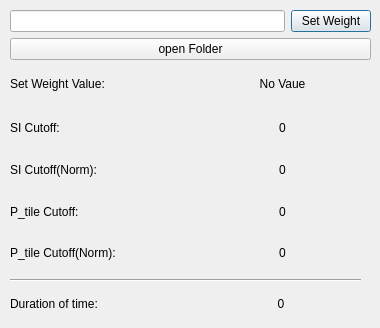
<?xml version="1.0" encoding="UTF-8"?>
<ui version="4.0">
 <class>Dialog</class>
 <widget class="QDialog" name="Dialog">
  <property name="geometry">
   <rect>
    <x>0</x>
    <y>0</y>
    <width>380</width>
    <height>328</height>
   </rect>
  </property>
  <property name="windowTitle">
   <string>Dialog</string>
  </property>
  <widget class="QWidget" name="verticalLayoutWidget">
   <property name="geometry">
    <rect>
     <x>10</x>
     <y>10</y>
     <width>361</width>
     <height>91</height>
    </rect>
   </property>
   <layout class="QVBoxLayout" name="verticalLayout">
    <item>
     <layout class="QHBoxLayout" name="horizontalLayout_4">
      <item>
       <widget class="QLineEdit" name="lineEdit"/>
      </item>
      <item>
       <widget class="QPushButton" name="get_value">
        <property name="text">
         <string>Set Weight</string>
        </property>
       </widget>
      </item>
     </layout>
    </item>
    <item>
     <widget class="QPushButton" name="pushButton_open">
      <property name="text">
       <string>open Folder</string>
      </property>
      <property name="autoRepeatInterval">
       <number>97</number>
      </property>
      <property name="autoDefault">
       <bool>true</bool>
      </property>
     </widget>
    </item>
    <item>
     <layout class="QHBoxLayout" name="horizontalLayout_3">
      <item>
       <widget class="QLabel" name="label">
        <property name="text">
         <string>Set Weight Value:</string>
        </property>
       </widget>
      </item>
      <item>
       <widget class="QLabel" name="text_label">
        <property name="text">
         <string>No Vaue</string>
        </property>
        <property name="alignment">
         <set>Qt::AlignCenter</set>
        </property>
       </widget>
      </item>
     </layout>
    </item>
   </layout>
  </widget>
  <widget class="QWidget" name="verticalLayoutWidget_2">
   <property name="geometry">
    <rect>
     <x>10</x>
     <y>110</y>
     <width>361</width>
     <height>161</height>
    </rect>
   </property>
   <layout class="QVBoxLayout" name="verticalLayout_2">
    <item>
     <layout class="QHBoxLayout" name="horizontalLayout_5">
      <item>
       <widget class="QLabel" name="label_2">
        <property name="text">
         <string>SI Cutoff:</string>
        </property>
       </widget>
      </item>
      <item>
       <widget class="QLabel" name="SI_cut">
        <property name="text">
         <string>0</string>
        </property>
        <property name="alignment">
         <set>Qt::AlignCenter</set>
        </property>
       </widget>
      </item>
     </layout>
    </item>
    <item>
     <layout class="QHBoxLayout" name="horizontalLayout_7">
      <item>
       <widget class="QLabel" name="label_10">
        <property name="text">
         <string>SI Cutoff(Norm):</string>
        </property>
       </widget>
      </item>
      <item>
       <widget class="QLabel" name="SI_norm">
        <property name="text">
         <string>0</string>
        </property>
        <property name="alignment">
         <set>Qt::AlignCenter</set>
        </property>
       </widget>
      </item>
     </layout>
    </item>
    <item>
     <layout class="QHBoxLayout" name="horizontalLayout_9">
      <item>
       <widget class="QLabel" name="label_16">
        <property name="text">
         <string>P_tile Cutoff:</string>
        </property>
       </widget>
      </item>
      <item>
       <widget class="QLabel" name="P_cut">
        <property name="text">
         <string>0</string>
        </property>
        <property name="alignment">
         <set>Qt::AlignCenter</set>
        </property>
       </widget>
      </item>
     </layout>
    </item>
    <item>
     <layout class="QHBoxLayout" name="horizontalLayout_6">
      <item>
       <widget class="QLabel" name="label_7">
        <property name="text">
         <string>P_tile Cutoff(Norm):</string>
        </property>
       </widget>
      </item>
      <item>
       <widget class="QLabel" name="P_norm">
        <property name="text">
         <string>0</string>
        </property>
        <property name="alignment">
         <set>Qt::AlignCenter</set>
        </property>
       </widget>
      </item>
     </layout>
    </item>
   </layout>
  </widget>
  <widget class="QWidget" name="horizontalLayoutWidget">
   <property name="geometry">
    <rect>
     <x>10</x>
     <y>290</y>
     <width>359</width>
     <height>27</height>
    </rect>
   </property>
   <layout class="QHBoxLayout" name="horizontalLayout">
    <item>
     <widget class="QLabel" name="label_4">
      <property name="text">
       <string>Duration of time:</string>
      </property>
     </widget>
    </item>
    <item>
     <widget class="QLabel" name="label_3">
      <property name="text">
       <string>0</string>
      </property>
      <property name="alignment">
       <set>Qt::AlignCenter</set>
      </property>
     </widget>
    </item>
   </layout>
  </widget>
  <widget class="Line" name="line">
   <property name="geometry">
    <rect>
     <x>10</x>
     <y>270</y>
     <width>351</width>
     <height>20</height>
    </rect>
   </property>
   <property name="orientation">
    <enum>Qt::Horizontal</enum>
   </property>
  </widget>
 </widget>
 <resources/>
 <connections>
  <connection>
   <sender>pushButton_open</sender>
   <signal>clicked()</signal>
   <receiver>Dialog</receiver>
   <slot>slot_fileopen()</slot>
   <hints>
    <hint type="sourcelabel">
     <x>128</x>
     <y>48</y>
    </hint>
    <hint type="destinationlabel">
     <x>156</x>
     <y>73</y>
    </hint>
   </hints>
  </connection>
 </connections>
 <slots>
  <slot>slot_fileopen()</slot>
  <slot>button_event()</slot>
 </slots>
</ui>
